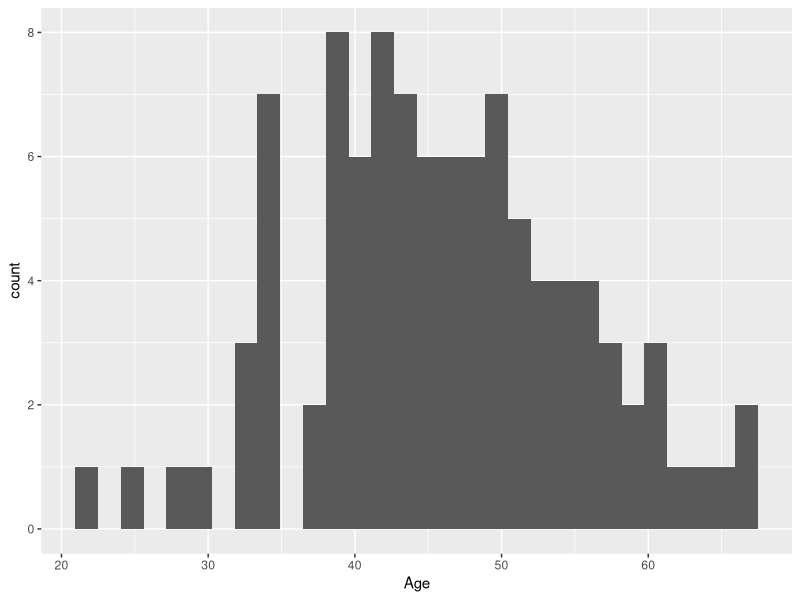
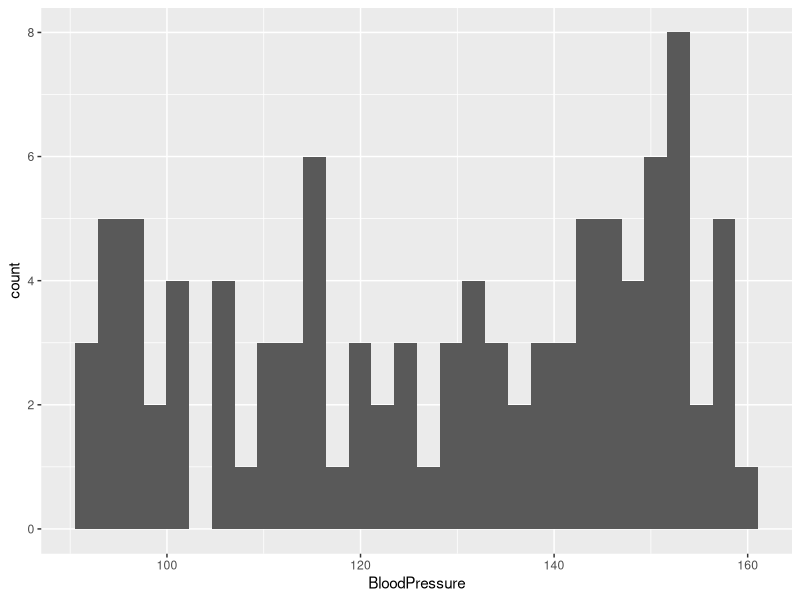
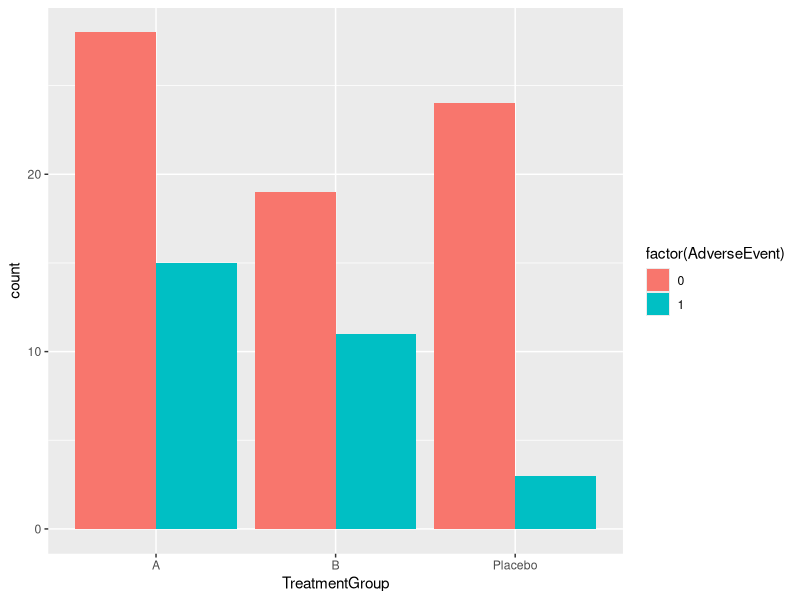
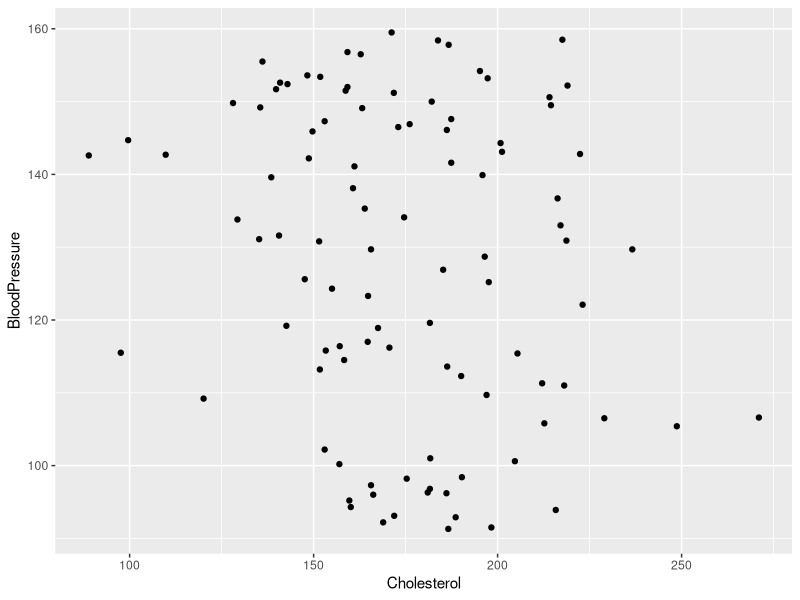

Generate these figures, in order, with R:
# Prompt

# Write R code to perform an exploratory data analysis of the attached CSV file


# Load required libraries
library(tidyverse)
library(skimr)

# Read in the CSV data
# ORIGINAL
#df <- read_csv("syn_dat.csv")
# MANUAL UPDATE
df <- read.csv(here::here("data","syn_dat.csv"))

# Summary statistics
skim(df)

# Visualizations

# Histogram of age
ggplot(df, aes(x = Age)) +
  geom_histogram()

# Histogram of blood pressure 
ggplot(df, aes(x = BloodPressure)) +
  geom_histogram()

# Bar plot of adverse events by treatment group
ggplot(df, aes(x = TreatmentGroup, fill = factor(AdverseEvent))) +
  geom_bar(position="dodge")

# Scatterplot of cholesterol vs blood pressure
ggplot(df, aes(x = Cholesterol, y = BloodPressure)) + 
  geom_point()

# Calculate correlations
cor(df[c("Age", "BloodPressure", "Cholesterol")])
